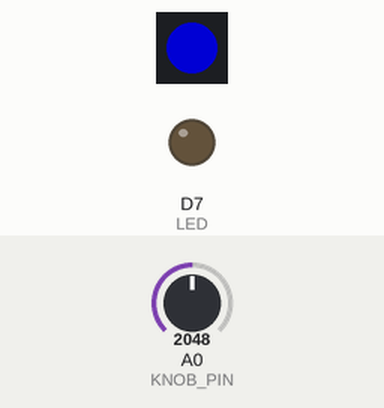
This sketch was run on a simulated Particle Photon. Shown: 1 RGB LEDs in strip order, left to right, output pins drawn as LEDs (lit = HIGH). Inputs (shaded band) come from the test bench; at power-on: A0 (KNOB_PIN) = 2048. Dim RGB values are drawn brighter than linear; the local clock reads 2024-03-15 10:24:30 at power-on unless the sketch sets it.

Above: at 1.2 s.
1.3 s: A0 (KNOB_PIN) set to 17
At 1.6 s:
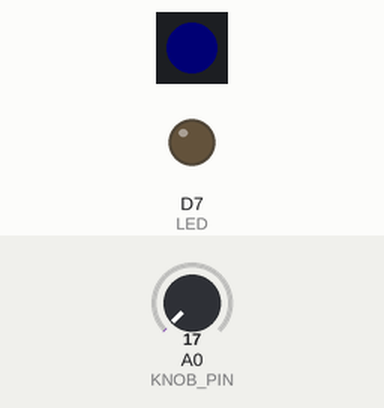
2.8 s: A0 (KNOB_PIN) set to 14
At 4.0 s:
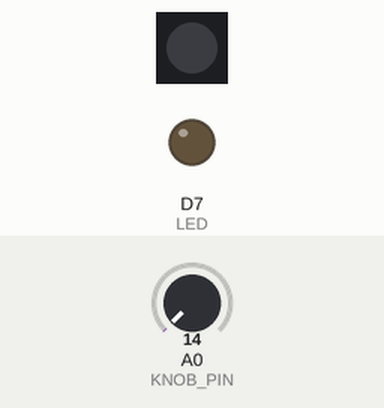
4.3 s: A0 (KNOB_PIN) set to 491
At 5.1 s:
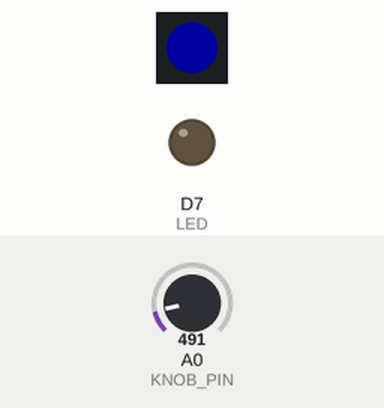
5.8 s: A0 (KNOB_PIN) set to 0
At 6.2 s:
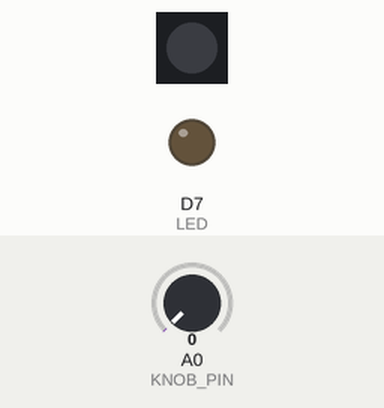
Timing chart, 0 to 8.3 s (numbered marks = the images above; inputs shaded):
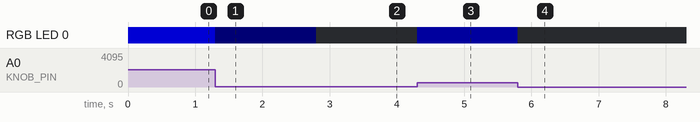

Measured:
- the behaviour switches between 16 and 15 on A0 (KNOB_PIN) (found by bisection; images 1 and 2)
- after the input at 1.3 s, RGB LED 0: RGB(0, 0, 128) → RGB(0, 0, 1) at once
- after the input at 2.8 s, RGB LED 0: RGB(0, 0, 1) → off at once
- after the input at 4.3 s, RGB LED 0: off → RGB(0, 0, 30) at once
- after the input at 5.8 s, RGB LED 0: RGB(0, 0, 30) → off at once

The sketch:

clock.ino
```cpp
/** \file
 * Demo 4:
 * Keep track of the current time on the Spark Core and read an analog
 * value from a knob that is published as an event.
 */

static const int LED = D7;
static const int KNOB_PIN = A0;

static char time_str[32];
static int knob;


#define ONE_DAY_MILLIS (24*60*60*1000)

void setup()
{
	RGB.control(true);
	pinMode(LED, OUTPUT);
	pinMode(KNOB_PIN, INPUT);
	Spark.variable("time", &time_str, STRING);
	Spark.variable("knob", &knob, INT);
}


void loop()
{
	knob = analogRead(KNOB_PIN);
	RGB.color(0,0,knob/16);

	static uint32_t last_sync;
	static uint32_t last_update;
	const uint32_t now_millis = millis();

	if (now_millis - last_sync > ONE_DAY_MILLIS)
	{
		Spark.syncTime();
		last_sync = millis();
		return;
	}

	// Once per second update the time string and publish the
	// current knob data.
	if (now_millis - last_update > 1000)
	{
		last_update = now_millis;

		String n = Time.timeStr();
		n.getBytes((unsigned char*) time_str, sizeof(time_str));

		Spark.publish("knob", String(knob), 60, PRIVATE);
	}
}
```
